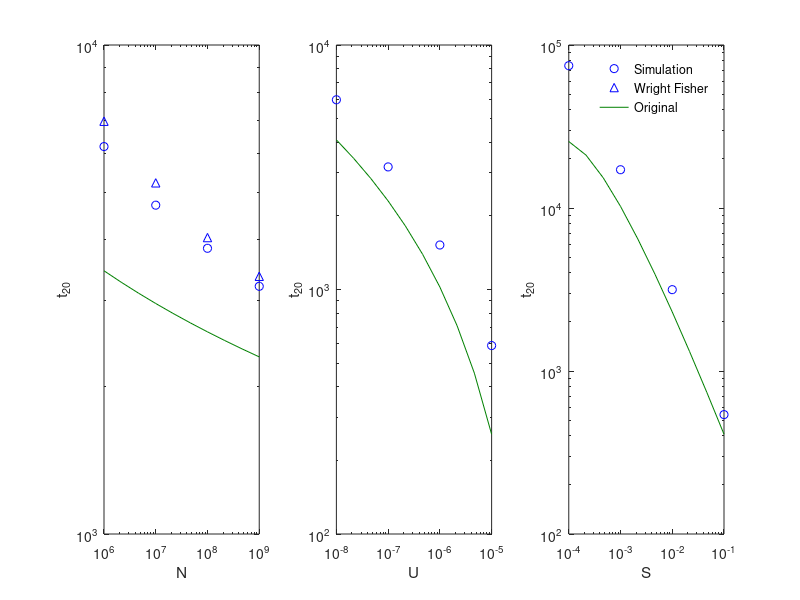

MATLAB code for this plot:
function [] = NewMethod()
    simCol = [0.0 0.0 1.0]
    oriCol = [0.0 0.5 0.0]
    tranCol = [1.0 0.0 0.0]
    negCol = [0.0 0.75 0.75]
    tran2Col = [1.0 0.0 0.0]

    figure();
    dat_01 = load('WrightFisherSweepUNS_DPC_4_SDP_25_PARAM_K_21_N_1.0e9.0_d_100_u_1e-07_s_0.1_N_N.mat');
    %Sweep N
    subplot(1,3,1)
    loglog(dat_01.NX, dat_01.Nt_20, 'o', 'Color', simCol);
    hold all
    loglog(dat_01.NX, dat_01.Nt_20_TL, '^', 'Color', simCol);
    loglog(dat_01.NX_orig, dat_01.Nt_20_orig, 'Color', oriCol);
    xlabel('N')
    ylabel('t_{20}')
    
    %Sweep U
    subplot(1,3,2)
    loglog(dat_01.UX, dat_01.Ut_20, 'o', 'Color', simCol);
    hold all
    loglog(dat_01.UX_orig, dat_01.Ut_20_orig, 'Color', oriCol);
    xlabel('U')
    ylabel('t_{20}')

    %Sweep S
    subplot(1,3,3)
    loglog(dat_01.SX, dat_01.St_20, 'o', 'Color', simCol);
    hold all
    loglog(dat_01.SX, dat_01.St_20_TL, '^', 'Color', simCol);

    loglog(dat_01.SX_orig, dat_01.St_20_orig, 'Color', oriCol);
    xlabel('S');
    ylabel('t_{20}');
    legend('Simulation','Wright Fisher', 'Original');
    legend('boxoff');

end
